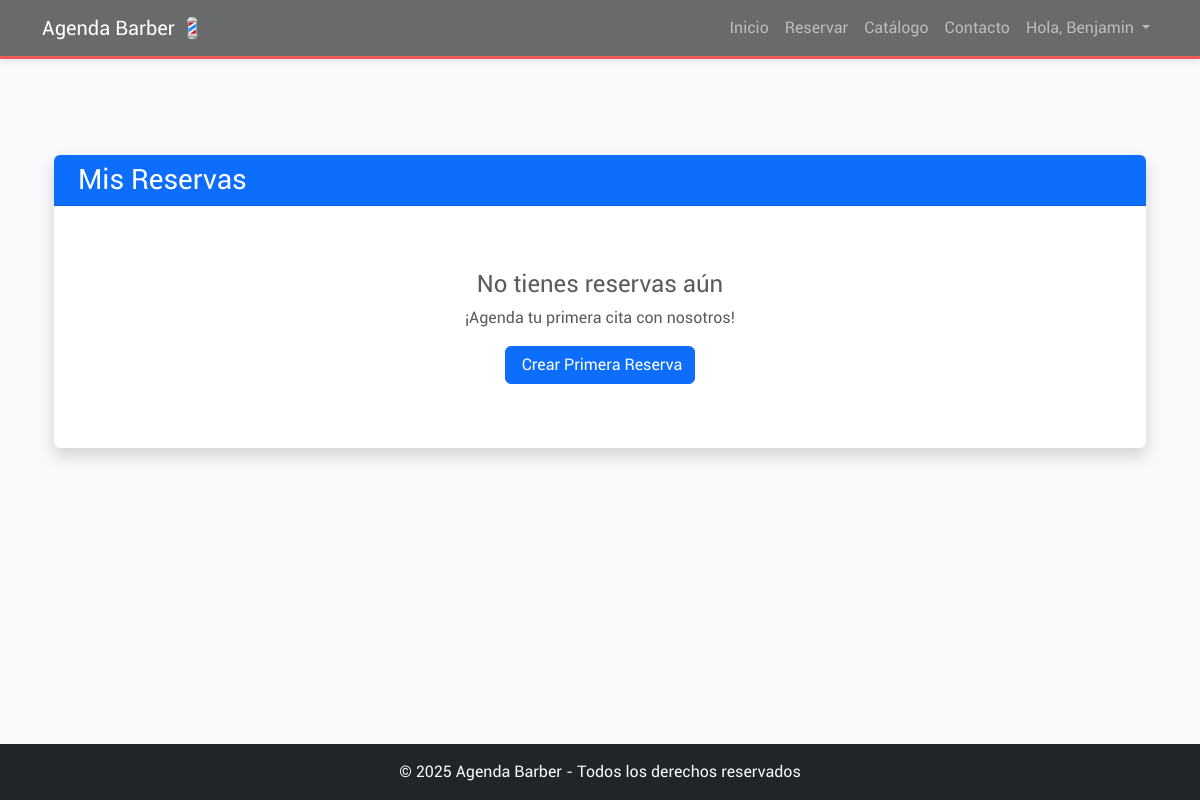
Before: /mis-reservas/ (signed in) with the older database file.
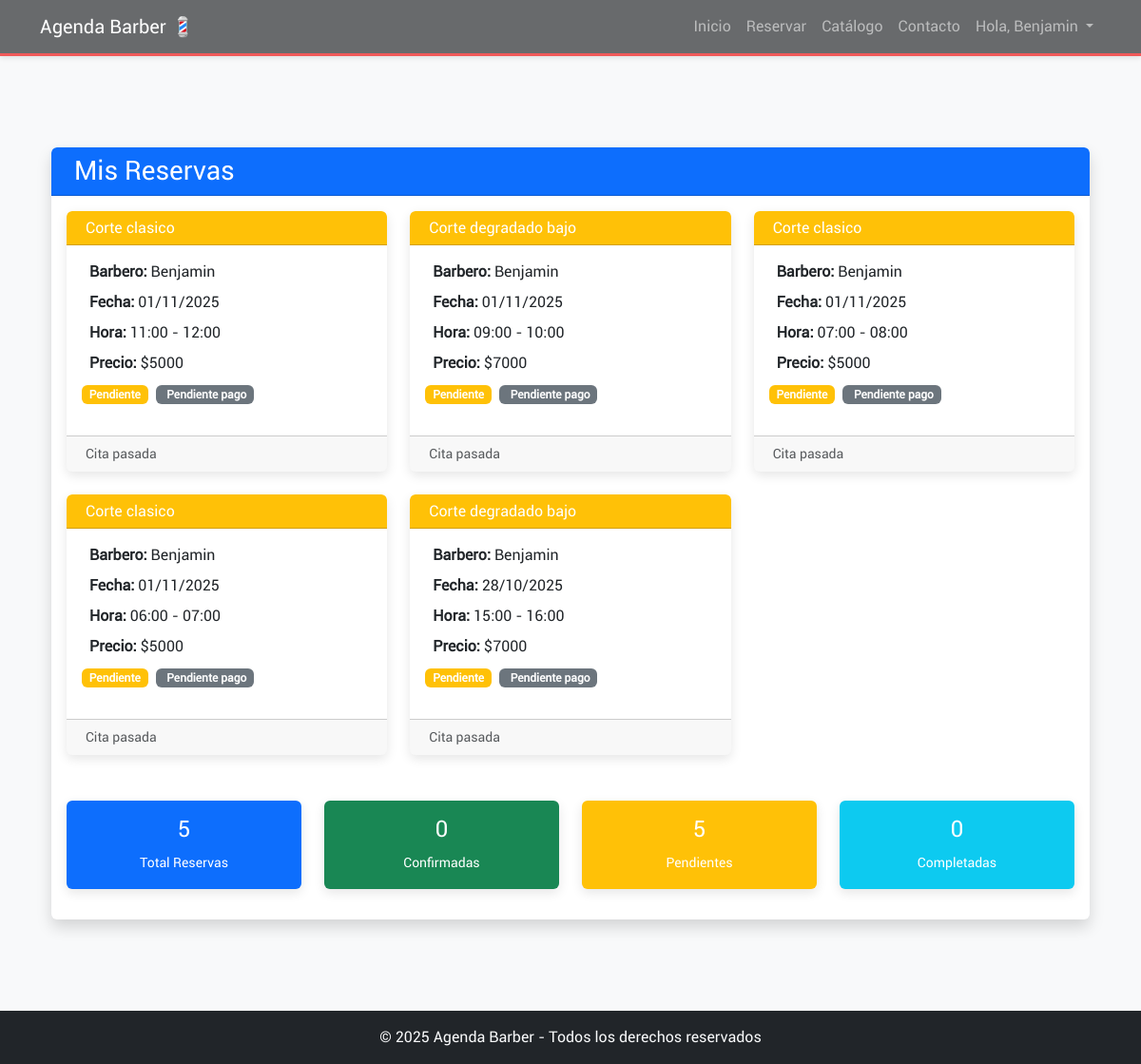
After: the same page with the newer database file.
### agendabarber/models.py (models this page shows, shortened)
class Reserva(models.Model):
    cliente = models.ForeignKey(User, on_delete=models.CASCADE)
    barbero = models.ForeignKey(Barbero, on_delete=models.CASCADE)
    servicio = models.ForeignKey(Servicio, on_delete=models.CASCADE)
    inicio = models.DateTimeField(help_text="Hora de inicio de la reserva")
    fin = models.DateTimeField(null=True, blank=True)
    pagado = models.BooleanField(default=False)
    estado = models.CharField(max_length=20, choices=ESTADO_CHOICES, default='Pendiente')

class Servicio(models.Model):
    nombre = models.CharField(max_length=100)
    descripcion = models.TextField(blank=True)
    precio = models.PositiveIntegerField()
    duracion_minutos = models.PositiveIntegerField(
        default=60,
        help_text="Duración del servicio en minutos"
    )
    imagen = models.ImageField(upload_to='servicios/', null=True, blank=True)

class Barbero(models.Model):
    usuario = models.OneToOneField(User, on_delete=models.CASCADE, null=True, blank=True,
                                   help_text="Usuario asociado a este barbero")
    nombre = models.CharField(max_length=100)
    experiencia = models.PositiveIntegerField(help_text="Años de experiencia")
    foto = models.ImageField(upload_to='barberos/', null=True, blank=True)

### agendabarber/views.py (the view)
# urls.py: path('mis-reservas/', views.mis_reservas_cliente, name='mis_reservas'),
def mis_reservas_cliente(request):
    if not request.user.is_authenticated:
        return redirect('login')
    reservas = Reserva.objects.filter(
        cliente=request.user
    ).select_related('barbero', 'servicio').order_by('-inicio')
    total_reservas = reservas.count()
    reservas_confirmadas = reservas.filter(estado='Confirmada').count()
    reservas_pendientes = reservas.filter(estado='Pendiente').count()
    reservas_completadas = reservas.filter(estado='Completada').count()
    context = {
        'reservas': reservas,
        'total_reservas': total_reservas,
        'reservas_confirmadas': reservas_confirmadas,
        'reservas_pendientes': reservas_pendientes,
        'reservas_completadas': reservas_completadas,
        'now': timezone.now(),
    }
    return render(request, 'mis_reservas_cliente.html', context)

### agendabarber/context_processors.py (called while the page is built)
def user_type_context(request):
    context = {
        'es_barbero': False,
        'es_cliente': False,
    }
    if request.user.is_authenticated:
        try:
            Barbero.objects.get(usuario=request.user)
            context['es_barbero'] = True
        except Barbero.DoesNotExist:
            context['es_cliente'] = True
    return context

### agendabarber/templates/mis_reservas_cliente.html (shortened to what this page needs)
{% extends "base.html" %}
{% load static %}
{% block content %}
<div class="container my-5">
    <div class="row">
        <div class="col-12">
            <div class="card shadow">
                <div class="card-header bg-primary text-white">
                    <h3 class="mb-0">
                        Mis Reservas
                    </h3>
                </div>
                <div class="card-body">
                    {% if reservas %}
                    <div class="row">
                        {% for reserva in reservas %}
                        <div class="col-md-6 col-lg-4 mb-4">
                            <div
                                class="card h-100 {% if reserva.estado == 'Confirmada' %}border-success{% elif reserva.estado == 'Pendiente' %}border-warning{% elif reserva.estado == 'Cancelada' %}border-danger{% else %}border-info{% endif %}">
                                <div
                                    class="card-header {% if reserva.estado == 'Confirmada' %}bg-success{% elif reserva.estado == 'Pendiente' %}bg-warning{% elif reserva.estado == 'Cancelada' %}bg-danger{% else %}bg-info{% endif %} text-white">
                                    <h6 class="mb-0">
                                        {{ reserva.servicio.nombre }}
                                    </h6>
                                </div>
                                <div class="card-body">
                                    <div class="mb-2">
                                        <strong>Barbero:</strong> {{ reserva.barbero.nombre }}
                                    </div>
                                    <div class="mb-2">
                                        <strong>Fecha:</strong> {{ reserva.inicio|date:"d/m/Y" }}
                                    </div>
                                    <div class="mb-2">
                                        <strong>Hora:</strong> {{ reserva.inicio|date:"H:i" }} - {{ reserva.fin|date:"H:i" }}
                                    </div>
                                    <div class="mb-2">
                                        <strong>Precio:</strong> ${{ reserva.servicio.precio|floatformat:0 }}
                                    </div>
                                    <div class="mb-3">
                                        <span
                                            class="badge {% if reserva.estado == 'Confirmada' %}bg-success{% elif reserva.estado == 'Pendiente' %}bg-warning{% elif reserva.estado == 'Cancelada' %}bg-danger{% else %}bg-info{% endif %}">
                                            {{ reserva.estado }}
                                        </span>
                                        {% if reserva.pagado %}
                                        <span class="badge bg-success ms-1">
                                            <i class="fas fa-check me-1"></i>Pagado
                                        </span>
                                        {% else %}
                                        <span class="badge bg-secondary ms-1">
                                            Pendiente pago
                                        </span>
                                        {% endif %}
                                    </div>
                                </div>
                                <div class="card-footer text-muted small">
                                    {% now "Y-m-d H:i" as current_datetime %}
                                    {% if reserva.inicio|date:"Y-m-d H:i" > current_datetime %}
                                    <i class="fas fa-hourglass-half me-1"></i>Próxima cita
                                    {% else %}
                                    Cita pasada
                                    {% endif %}
                                </div>
                            </div>
                        </div>
                        {% endfor %}
                    </div>
                    <div class="row mt-4">
                        <div class="col-md-3 col-6 mb-3">
                            <div class="card bg-primary text-white">
                                <div class="card-body text-center">
                                    <h4>{{ total_reservas }}</h4>
                                    <small>Total Reservas</small>
                                </div>
                            </div>
                        </div>
                        <div class="col-md-3 col-6 mb-3">
                            <div class="card bg-success text-white">
                                <div class="card-body text-center">
                                    <h4>{{ reservas_confirmadas }}</h4>
                                    <small>Confirmadas</small>
                                </div>
                            </div>
                        </div>
                        <div class="col-md-3 col-6 mb-3">
                            <div class="card bg-warning text-white">
                                <div class="card-body text-center">
                                    <h4>{{ reservas_pendientes }}</h4>
                                    <small>Pendientes</small>
                                </div>
                            </div>
                        </div>
                        <div class="col-md-3 col-6 mb-3">
                            <div class="card bg-info text-white">
                                <div class="card-body text-center">
                                    <h4>{{ reservas_completadas }}</h4>
                                    <small>Completadas</small>
                                </div>
                            </div>
                        </div>
                    </div>
                    {% else %}
                    <div class="text-center py-5">
                        <h4 class="text-muted">No tienes reservas aún</h4>
                        <p class="text-muted">¡Agenda tu primera cita con nosotros!</p>
                        <a href="{% url 'crear_reserva' %}" class="btn btn-primary">
                            Crear Primera Reserva
                        </a>
                    </div>
                    {% endif %}
                </div>
            </div>
        </div>
    </div>
</div>
{% endblock %}

### agendabarber/templates/base.html (shortened to what this page needs)
{% load static %}
<!DOCTYPE html>
<html lang="es">
<head>
    <link href="https://cdn.jsdelivr.net/npm/bootstrap@5.3.3/dist/css/bootstrap.min.css" rel="stylesheet">
    <link rel="stylesheet" href="{% static 'agendabarber/css/style.css' %}">
</head>
<body class="bg-light d-flex flex-column min-vh-100">
    <nav class="navbar navbar-expand-lg navbar-dark" style="background-color: #686A6C;">
        <div class="container">
            <a class="navbar-brand" href="{% url 'inicio' %}">Agenda Barber 💈</a>
            <div class="collapse navbar-collapse" id="navbarNav">
                <ul class="navbar-nav ms-auto">
                    <li class="nav-item"><a class="nav-link" href="{% url 'inicio' %}">Inicio</a></li>
                    <li class="nav-item"><a class="nav-link" href="{% url 'crear_reserva' %}">Reservar</a></li>
                    <li class="nav-item"><a class="nav-link" href="{% url 'catalogo' %}">Catálogo</a></li>
                    <li class="nav-item"><a class="nav-link" href="#">Contacto</a></li>
                    {% if user.is_authenticated %}
                        <li class="nav-item dropdown">
                            <a class="nav-link dropdown-toggle" href="#" id="navbarDropdown" role="button" data-bs-toggle="dropdown" aria-expanded="false">
                                Hola, {{ user.username }}
                            </a>
                        </li>
                    {% endif %}
                </ul>
                </div>
        </div>
    </nav>
    <main class="flex-fill container my-4 my-md-5">
        {% block content %}
        {% endblock %}
    </main>
    <footer class="bg-dark text-light text-center py-3 mt-auto">
        <div class="container-fluid"> <p class="mb-0">© 2025 Agenda Barber - Todos los derechos reservados</p>
        </div>
    </footer>
    </body>
</html>

### agendabarber/static/agendabarber/css/style.css (style rules this page uses)
body { font-family: miFuente, sans-serif; background-color: #f7f7f7; color: #212529; }
.navbar { border-bottom: 3px solid #f05959; box-shadow: 0 2px 5px rgba(0, 0, 0, 0.1); }
.nav-link { font-weight: 500; transition: color 0.3s ease; }
.card { box-shadow: 0 4px 12px rgba(0, 0, 0, 0.1); border: none; transition: transform 0.3s ease, box-shadow 0.3s ease; overflow: hidden; }

Changed rows visible on the page:
added Reserva: servicio.nombre "Corte clasico", barbero.nombre "Benjamin", inicio "01/11/2025", inicio "11:00", fin "12:00", servicio.precio "5000", estado "Pendiente", pagado "Pendiente pago", shows "Cita pasada"
added Reserva: servicio.nombre "Corte degradado bajo", barbero.nombre "Benjamin", inicio "01/11/2025", inicio "09:00", fin "10:00", servicio.precio "7000", estado "Pendiente", pagado "Pendiente pago", shows "Cita pasada"
added Reserva: servicio.nombre "Corte clasico", barbero.nombre "Benjamin", inicio "01/11/2025", inicio "07:00", fin "08:00", servicio.precio "5000", estado "Pendiente", pagado "Pendiente pago", shows "Cita pasada"
added Reserva: servicio.nombre "Corte clasico", barbero.nombre "Benjamin", inicio "01/11/2025", inicio "06:00", fin "07:00", servicio.precio "5000", estado "Pendiente", pagado "Pendiente pago", shows "Cita pasada"
added Reserva: servicio.nombre "Corte degradado bajo", barbero.nombre "Benjamin", inicio "28/10/2025", inicio "15:00", fin "16:00", servicio.precio "7000", estado "Pendiente", pagado "Pendiente pago", shows "Cita pasada"
Other visible differences:
{{ total_reservas }}: (not shown) → "5"
{{ reservas_confirmadas }}: (not shown) → "0"
{{ reservas_pendientes }}: (not shown) → "5"
{{ reservas_completadas }}: (not shown) → "0"
text no longer shown: "No tienes reservas aún ¡Agenda tu primera cita con nosotros! Crear Primera Reserva"
text now shown: "Total Reservas Confirmadas Pendientes Completadas"
